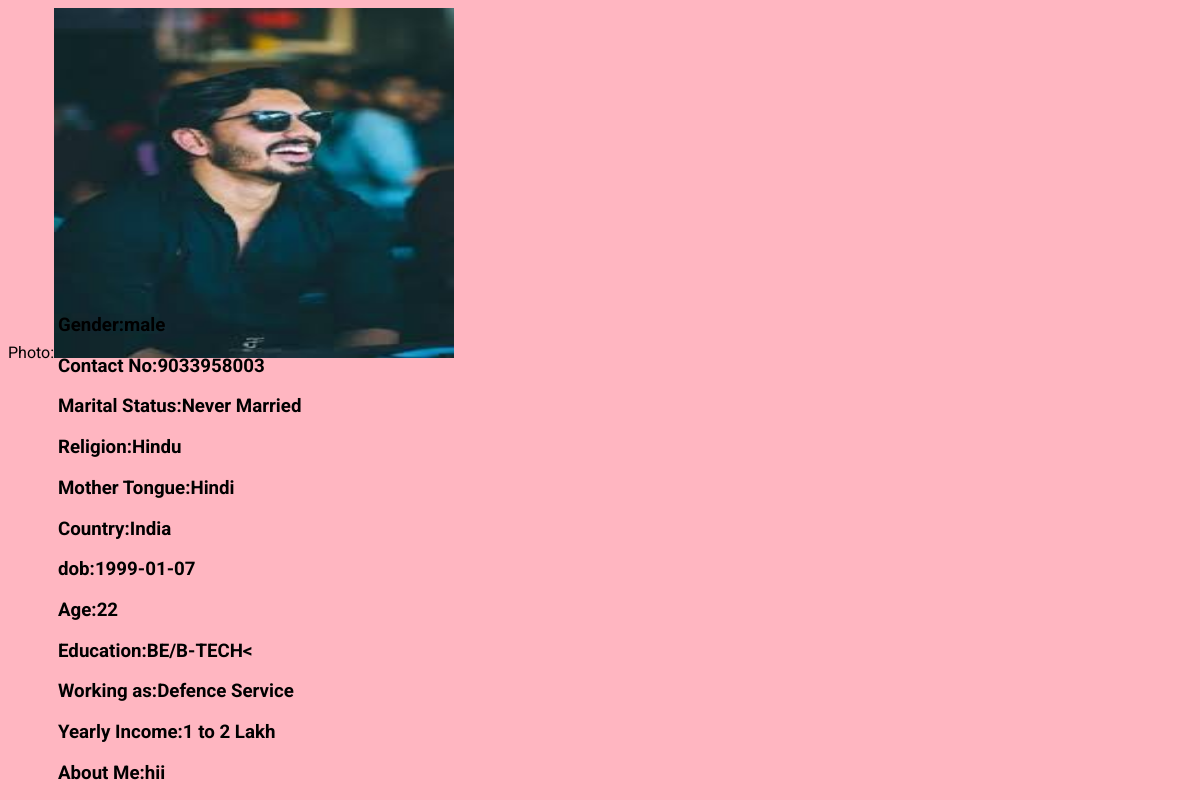
Page /ViewFullProfileMail.php?Username=JEET (signed in) on the committed database.
### tables this page shows
CREATE TABLE `userinfo` (
  `id` int(255) NOT NULL,
  `SrNo` varchar(255) NOT NULL,
  `Username` varchar(255) NOT NULL,
  `MobileNo` varchar(255) NOT NULL,
  `ProfileFor` varchar(255) NOT NULL,
  `Gender` varchar(255) NOT NULL,
  `Height` varchar(255) NOT NULL,
  `MaritalStatus` varchar(255) NOT NULL,
  `MotherTongue` varchar(255) NOT NULL,
  `Religion` varchar(255) NOT NULL,
  `Country` varchar(255) NOT NULL,
  `dob` varchar(255) NOT NULL,
  `Age` varchar(255) NOT NULL,
  `Education` varchar(255) NOT NULL,
  `workas` varchar(255) NOT NULL,
  `Income` varchar(255) NOT NULL,
  `about` varchar(255) NOT NULL,
  `photo` varchar(255) NOT NULL
);

### ViewFullProfileMail.php (the view, shortened to what this page needs)
<?php
if($_GET['Username']){
    $ProfileUsername=$_GET['Username'];
    $mysql="SELECT * FROM userinfo WHERE Username='$ProfileUsername'";
    $result_select=mysqli_query($connect,$mysql);
    $row =mysqli_fetch_assoc($result_select);
    $link=$row['photo'];
    ?>
    <!DOCTYPE html>
        <html lang="en">
        <head>
        </head>
        <body>
            <div class="image"><?php echo "Photo:<img src='$link' alt='Profile Photo'  width=400 height=350></img></br>";?></div>
        <h3 class="First"><?php echo "Gender:<strong>".$row['Gender']."</strong></br>";?></h3>
        <h3><?php echo "Contact No:<strong>".$row['MobileNo']."</strong></br>";?></h3>
        <h3><?php echo "Marital Status:<strong>".$row['MaritalStatus']."</strong></br>";?></h3>
        <h3><?php echo "Religion:<strong>".$row['Religion']."</strong></br>";?></h3>
        <h3><?php echo "Mother Tongue:<strong>".$row['MotherTongue']."</strong></br>";?></h3>
        <h3><?php echo "Country:<strong>".$row['Country']."</strong></br>";?></h3>
        <h3><?php echo "dob:<strong>".$row['dob']."</strong></br>";?></h3>
        <h3><?php echo "Age:<strong>".$row['Age']."</strong></br>";?></h3>
        <h3><?php echo "Education:<strong>".$row['Education']."</strong></br>";?></h3>
        <h3><?php echo "Working as:<strong>".$row['workas']."</strong></br>";?></h3>
        <h3><?php echo "Yearly Income:<strong>".$row['Income']."</strong></br>";?></h3>
        <h3><?php echo "About Me:<strong>".$row['about']."</strong></br>";?></h3>
        </body>
        </html>
        <?php
}
else{
    ("<script LANGUAGE='JavaScript'>
                        window.alert('oops Something is wrong');
                        window.location.href='ViewProfile.php';
                        </script>");
                        die;
}
?>

### ViewFullProfileMail.php (style rules this page uses)
.image { height:32vh; width:50vw; }
body { font-family: 'Roboto', sans-serif; background-color:lightpink; }
h3 { margin-left: 50px; }
.First { margin-top: 50px; }

### rows in the picture
userinfo: photo (picture), Gender "male", MobileNo "9033958003", MaritalStatus "Never Married", Religion "Hindu", MotherTongue "Hindi", Country "India", dob "1999-01-07", Age "22", Education "BE/B-TECH<", workas "Defence Service", Income "1 to 2 Lakh", about "hii"
